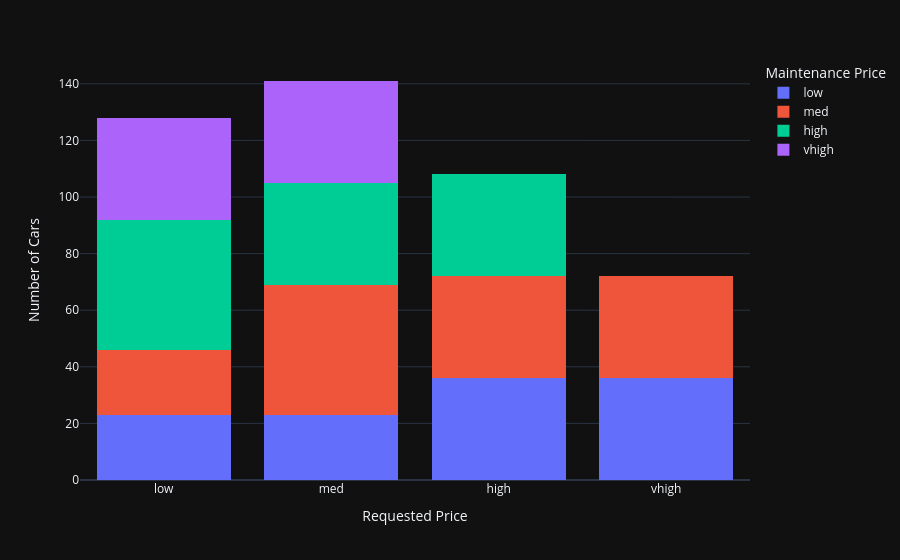

Here is the notebook cell this chart was saved with:
### Markdown cell above
## 6. Using Plotly, and from the cars that were only sold, use a bar diagram to visualize the relationship between the requested price and maintenance price.

### Code cell
fig = px.histogram(df[df['Buy'] == "yes"],
                   x="RequestedPrice",
                   color="MaintenancePrice",
                   barmode="stack",
                   category_orders={"RequestedPrice": price_order, "MaintenancePrice": price_order},
                   labels={"RequestedPrice": "Requested Price", "MaintenancePrice": "Maintenance Price"})
fig.update_layout(yaxis_title="Number of Cars")
fig.show()

### Figure 1 — Plotly figure (JSON) as saved in the notebook; plotly's stock layout.template omitted (floating-point values rounded to 4 significant figures; data arrays with more than 128 entries replaced by an {"elided": "..."} marker saying what was removed)
{"data": [{"bingroup": "x", "hovertemplate": "Maintenance Price=low<br>Requested Price=%{x}<br>count=%{y}<extra></extra>", "legendgroup": "low", "marker": {"color": "#636efa", "pattern": {"shape": ""}}, "name": "low", "orientation": "v", "showlegend": true, "x": ["vhigh", "vhigh", "vhigh", "vhigh", "vhigh", "vhigh", "vhigh", "vhigh", "vhigh", "vhigh", "vhigh", "vhigh", "vhigh", "vhigh", "vhigh", "vhigh", "vhigh", "vhigh", "vhigh", "vhigh", "vhigh", "vhigh", "vhigh", "vhigh", "vhigh", "vhigh", "vhigh", "vhigh", "vhigh", "vhigh", "vhigh", "vhigh", "vhigh", "vhigh", "vhigh", "vhigh", "high", "high", "high", "high", "high", "high", "high", "high", "high", "high", "high", "high", "high", "high", "high", "high", "high", "high", "high", "high", "high", "high", "high", "high", "high", "high", "high", "high", "high", "high", "high", "high", "high", "high", "high", "high", "med", "med", "med", "med", "med", "med", "med", "med", "med", "med", "med", "med", "med", "med", "med", "med", "med", "med", "med", "med", "med", "med", "med", "low", "low", "low", "low", "low", "low", "low", "low", "low", "low", "low", "low", "low", "low", "low", "low", "low", "low", "low", "low", "low", "low", "low"], "xaxis": "x", "yaxis": "y", "type": "histogram"}, {"bingroup": "x", "hovertemplate": "Maintenance Price=med<br>Requested Price=%{x}<br>count=%{y}<extra></extra>", "legendgroup": "med", "marker": {"color": "#EF553B", "pattern": {"shape": ""}}, "name": "med", "orientation": "v", "showlegend": true, "x": {"elided": "141 str values"}, "xaxis": "x", "yaxis": "y", "type": "histogram"}, {"bingroup": "x", "hovertemplate": "Maintenance Price=high<br>Requested Price=%{x}<br>count=%{y}<extra></extra>", "legendgroup": "high", "marker": {"color": "#00cc96", "pattern": {"shape": ""}}, "name": "high", "orientation": "v", "showlegend": true, "x": ["high", "high", "high", "high", "high", "high", "high", "high", "high", "high", "high", "high", "high", "high", "high", "high", "high", "high", "high", "high", "high", "high", "high", "high", "high", "high", "high", "high", "high", "high", "high", "high", "high", "high", "high", "high", "med", "med", "med", "med", "med", "med", "med", "med", "med", "med", "med", "med", "med", "med", "med", "med", "med", "med", "med", "med", "med", "med", "med", "med", "med", "med", "med", "med", "med", "med", "med", "med", "med", "med", "med", "med", "low", "low", "low", "low", "low", "low", "low", "low", "low", "low", "low", "low", "low", "low", "low", "low", "low", "low", "low", "low", "low", "low", "low", "low", "low", "low", "low", "low", "low", "low", "low", "low", "low", "low", "low", "low", "low", "low", "low", "low", "low", "low", "low", "low", "low", "low"], "xaxis": "x", "yaxis": "y", "type": "histogram"}, {"bingroup": "x", "hovertemplate": "Maintenance Price=vhigh<br>Requested Price=%{x}<br>count=%{y}<extra></extra>", "legendgroup": "vhigh", "marker": {"color": "#ab63fa", "pattern": {"shape": ""}}, "name": "vhigh", "orientation": "v", "showlegend": true, "x": ["med", "med", "med", "med", "med", "med", "med", "med", "med", "med", "med", "med", "med", "med", "med", "med", "med", "med", "med", "med", "med", "med", "med", "med", "med", "med", "med", "med", "med", "med", "med", "med", "med", "med", "med", "med", "low", "low", "low", "low", "low", "low", "low", "low", "low", "low", "low", "low", "low", "low", "low", "low", "low", "low", "low", "low", "low", "low", "low", "low", "low", "low", "low", "low", "low", "low", "low", "low", "low", "low", "low", "low"], "xaxis": "x", "yaxis": "y", "type": "histogram"}], "layout": {"xaxis": {"anchor": "y", "domain": [0.0, 1.0], "title": {"text": "Requested Price"}, "categoryorder": "array", "categoryarray": ["low", "med", "high", "vhigh"]}, "yaxis": {"anchor": "x", "domain": [0.0, 1.0], "title": {"text": "Number of Cars"}}, "legend": {"title": {"text": "Maintenance Price"}, "tracegroupgap": 0}, "margin": {"t": 60}, "barmode": "stack"}}
